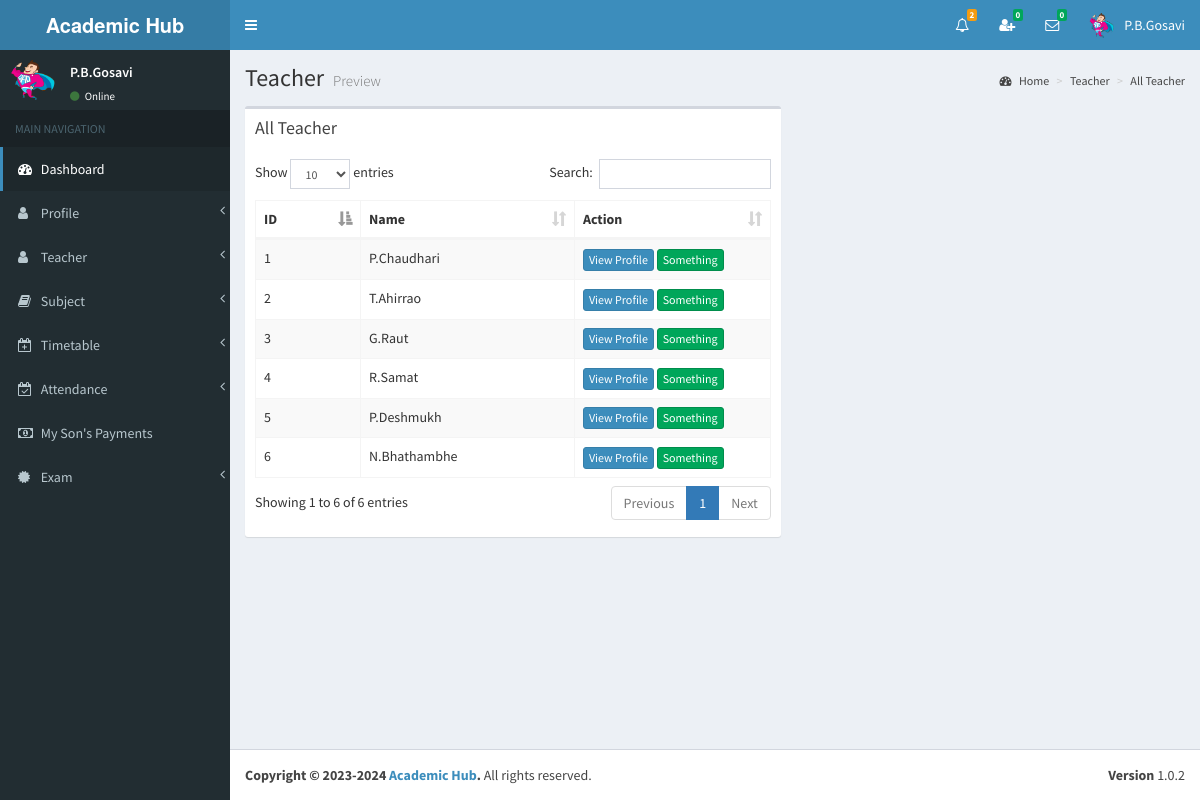
Screenshot of /view/all_teacher3.php (signed in) with the database file from the repository.
### tables this page shows
CREATE TABLE `parents` (
  `id` int(11) NOT NULL,
  `index_number` varchar(255) NOT NULL,
  `my_son_index` bigint(11) NOT NULL,
  `full_name` varchar(255) NOT NULL,
  `i_name` varchar(255) NOT NULL,
  `gender` varchar(255) NOT NULL,
  `address` varchar(255) NOT NULL,
  `phone` varchar(255) NOT NULL,
  `email` varchar(255) NOT NULL,
  `image_name` varchar(255) NOT NULL,
  `b_date` date NOT NULL,
  `reg_date` date NOT NULL,
  `reg_year` year(4) NOT NULL,
  `reg_month` varchar(255) NOT NULL,
  `_status` varchar(255) NOT NULL
);

CREATE TABLE `teacher` (
  `id` int(11) NOT NULL,
  `full_name` varchar(255) NOT NULL,
  `i_name` varchar(255) NOT NULL,
  `gender` varchar(255) NOT NULL,
  `address` varchar(255) NOT NULL,
  `phone` varchar(255) NOT NULL,
  `email` varchar(255) NOT NULL,
  `image_name` varchar(255) NOT NULL,
  `index_number` bigint(11) NOT NULL,
  `reg_date` date NOT NULL
);

### view/all_teacher3.php (the view, shortened to what this page needs)
<?php include_once('head.php'); ?>
<?php include_once('header_parents.php'); ?>
<?php include_once('sidebar3.php'); ?>
<div class="content-wrapper">
    <section class="content-header">
    	<h1>
        	Teacher
        	<small>Preview</small>
        </h1>
        <ol class="breadcrumb">
        	<li><a href="#"><i class="fa fa-dashboard"></i> Home</a></li>
            <li><a href="#">Teacher</a></li>
            <li><a href="#">All Teacher</a></li>
    	</ol>
	</section>
    <section class="content" >
        <div class="row" id="table1">
            <div class="col-md-7">
                <div class="box">
                    <div class="box-header">
                        <h3 class="box-title">All Teacher</h3>
                    </div>
                    <div class="box-body table-responsive">
                        <table id="example1" class="table table-bordered table-striped">
                            <thead>
                                <th class="col-md-1">ID</th>
                                <th class="col-md-2">Name</th>
                                <th class="col-md-2">Action</th>
                            </thead>
                            <tbody>
<?php
include_once('../controller/config.php');
$sql="SELECT * FROM teacher";
$result=mysqli_query($conn,$sql);
$count = 0;
if(mysqli_num_rows($result) > 0){
	while($row=mysqli_fetch_assoc($result)){
    	$count++;
?>
                                <tr>
                                    <td><?php echo $count; ?></td>
                                    <td id="td1_<?php echo $row['id']; ?>"><?php echo $row['i_name']; ?></td>
                                    <td>
<a href="#" onClick="showTeacher(this)" class="btn btn-primary btn-xs"  data-id="<?php echo $row["index_number"]; ?>">View Profile</a>
<a href="#" onClick="addSalary(this)" class="btn btn-success btn-xs"  data-id="<?php echo $row["index_number"]; ?>">Something</a>
                                    </td>
                                </tr>
<?php } } ?>
                            </tbody>
                        </table>
                	</div>
                </div>
            </div>
        </div>
    </section>
</div>
<?php include_once('footer.php');?>

### view/header_parents.php (shortened to what this page needs)
<body class="hold-transition skin-blue sidebar-mini" >
<div class="wrapper">
  <header class="main-header" >
    <a href="" class="logo">
      <span class="logo-lg"><strong>Academic Hub </strong></span>
    </a>
    <nav class="navbar navbar-static-top">
		<a href="#" class="sidebar-toggle" data-toggle="offcanvas" role="button">
       	</a>
		<div class="navbar-custom-menu">
			<ul class="nav navbar-nav">
              <li class="dropdown notifications-menu">
                <a href="#" class="dropdown-toggle" data-toggle="dropdown">
                  <i class="fa fa-bell-o"></i>
<?php
include_once('../controller/config.php');
$my_type=$_SESSION["type"];
$my_index=$_SESSION["index_number"];
if($my_type == 'Parents'){
	$sql1="SELECT COUNT(id) FROM notification_history WHERE user_type='Parents' AND index_number='$my_index' AND _isread='0'";
	$result1=mysqli_query($conn,$sql1);
	$row1=mysqli_fetch_assoc($result1);
	$notfi_count=$row1['COUNT(id)'];
?>
                  <span class="label label-warning"><?php echo $notfi_count; ?></span>
                </a>
              </li>
<?php }  ?>
<?php
include_once('../controller/config.php');
$my_index=$_SESSION["index_number"];
$my_type=$_SESSION["type"];
$sql="SELECT count(id)
      FROM my_friends
      WHERE my_index='$my_index' AND _status='Pending' AND _isread='0'";
$result=mysqli_query($conn,$sql);
$row=mysqli_fetch_assoc($result);
$unread_count=$row['count(id)'];
?>
              <li class="dropdown messages-menu"  id="friend_request">
              	<a href="#" class="dropdown-toggle" data-toggle="dropdown" onClick="showFriendRequest('<?php echo $my_index; ?>','<?php echo $my_type; ?>')">
                  <i class="fa fa-user-plus"></i>
                  <span class="label label-success"><?php echo $unread_count; ?></span>
                </a>
              </li>
<?php
include_once('../controller/config.php');
$my_index=$_SESSION["index_number"];
$unread_msg_count=0;
$sql="SELECT * FROM my_friends WHERE my_index='$my_index'";
$result=mysqli_query($conn,$sql);
while($row=mysqli_fetch_assoc($result)){
	$friend_index=$row['friend_index'];
	$sql1="SELECT count(id)
		  FROM online_chat
		  WHERE user_index='$friend_index' AND _isread='0'";
	$result1=mysqli_query($conn,$sql1);
	$row1=mysqli_fetch_assoc($result1);
	$unread_msg_count+=$row1['count(id)'];
}
?>
              <li class="dropdown messages-menu" id="unread_msg">
                <a href="#" class="dropdown-toggle" data-toggle="dropdown" >
                  <i class="fa fa-envelope-o"></i>
                  <span class="label label-success"><?php echo $unread_msg_count; ?></span>
                </a>
<?php
include_once('../controller/config.php');
$index=$_SESSION["index_number"];
$type=$_SESSION["type"];
$time='';
$file_path='';
	$sql="SELECT
           DISTINCT conversation_id,friend_index
           FROM
              my_friends
           WHERE
              	my_index='$index'
           ORDER BY
              conversation_id";
	$result=mysqli_query($conn,$sql);
	while($row=mysqli_fetch_assoc($result)){
		$conversation_id=$row['conversation_id'];
		$friend_index=$row['friend_index'];
		$sql3="SELECT * FROM my_friends WHERE conversation_id='$conversation_id' and friend_index='$friend_index'";
		$result3=mysqli_query($conn,$sql3);
		$row3=mysqli_fetch_assoc($result3);
		$friend_type=$row3['friend_type'];
		if($friend_type == "Admin"){
			$sql1="SELECT * FROM admin WHERE index_number='$friend_index'";
			$result1=mysqli_query($conn,$sql1);
			$row1=mysqli_fetch_assoc($result1);
			$friend_name=$row1['i_name'];
			$friend_image=$row1['image_name'];
		}
		if($friend_type == "Teacher"){
			$sql1="SELECT * FROM teacher WHERE index_number='$friend_index'";
			$result1=mysqli_query($conn,$sql1);
			$row1=mysqli_fetch_assoc($result1);
			$friend_name=$row1['i_name'];
			$friend_image=$row1['image_name'];
		}
		if($friend_type == "Student"){
			$sql1="SELECT * FROM student WHERE index_number='$friend_index'";
			$result1=mysqli_query($conn,$sql1);
			$row1=mysqli_fetch_assoc($result1);
			$friend_name=$row1['i_name'];
			$friend_image=$row1['image_name'];
		}
		$sql2="SELECT * FROM online_chat WHERE conversation_id='$conversation_id' ORDER BY id DESC LIMIT 1";
		$result2=mysqli_query($conn,$sql2);
		while($row2=mysqli_fetch_assoc($result2)){
			$last_msg=$row2['msg'];
			$msg_time=$row2['time'];
			$datetime1 = new DateTime($msg_time);
			$datetime2 = new DateTime();
			$interval = $datetime1->diff($datetime2);
			$year = $interval->format('%y y ');
			$month = $interval->format('%m m ');
			$days = $interval->format('%a d');
			$hours = $interval->format('%h h');
			$minutes = $interval->format('%i mins');
			$seconds = $interval->format('%s sec');
			if($year>0){
				$time=$year;
			}else if($month>0){
				$time=$month;
			}else if($days>0){
				$time=$days;
			}else if($hours>0){
				$time=$hours;
			}else if($minutes>0){
				$time=$minutes;
			}else{
				$time=$seconds;
			}
			if($type=="Admin"){
				$file_path="my_friends.php?do=showChatBox&my_index=$index&conversation_id=$conversation_id&friend_index=$friend_index&my_type=$type";
			}
			if($type=="Teacher"){
				$file_path="my_friends2.php?do=showChatBox&my_index=$index&conversation_id=$conversation_id&friend_index=$friend_index&my_type=$type";
			}
			if($type=="Student"){
				$file_path="my_friends1.php?do=showChatBox&my_index=$index&conversation_id=$conversation_id&friend_index=$friend_index&my_type=$type";
			}
?>
                      <li>
                        <a href="<?php echo $file_path; ?>" onClick="msgRead('<?php echo $index; ?>','<?php echo $conversation_id; ?>','<?php echo $friend_index; ?>','<?php echo $type; ?>')">
                          <div class="pull-left">
                            <img src="../<?php echo $friend_image; ?>" class="img-circle" alt="User Image">
                          </div>
                          <h4>
                            <?php echo $friend_name; ?>
                            <small><i class="fa fa-clock-o"></i> <?php echo $time; ?></small>
                          </h4>
                          <p><?php echo $last_msg; ?></p>
                        </a>
                      </li>
 <?php } } ?>
              </li>
<?php
include_once('../controller/config.php');
if($type=="Parents"){
	$sql="SELECT * FROM parents WHERE index_number='$index'";
	$result=mysqli_query($conn,$sql);
	$row=mysqli_fetch_assoc($result);
}
?>
            	<li class="dropdown user user-menu">
                    <a href="#" class="dropdown-toggle" data-toggle="dropdown">
                      <img src="../<?php echo $row['image_name']; ?>" class="user-image" alt="User Image">
                      <span class="hidden-xs"><?php echo $row['i_name']; ?></span>
                    </a>
              </li>
            </ul>
        </div>
	</nav>
  </header>

### view/sidebar3.php (shortened to what this page needs)
  <aside class="main-sidebar">
    <section class="sidebar">
<?php
include_once('../controller/config.php');
$index=$_SESSION["index_number"];
$sql="SELECT * FROM parents WHERE index_number='$index'";
$result=mysqli_query($conn,$sql);
$row=mysqli_fetch_assoc($result);
$name=$row['i_name'];
$image=$row['image_name'];
?>
      <div class="user-panel">
      	<div class="pull-left image">
        	<img src="../<?php echo $image; ?>" class="img-circle" alt="User Image">
        </div>
        <div class="pull-left info">
        	<p><?php echo $name; ?></p>
            <a href="#"><i class="fa fa-circle text-success"></i> Online</a>
        </div>
      </div>
      <ul class="sidebar-menu">
        <li class="header">MAIN NAVIGATION</li>
        <li class="active treeview">
          <a href="dashboard3.php">
            <i class="fa fa-dashboard"></i> <span>Dashboard</span>
          </a>
        </li>
        <li class="treeview">
          <a href="#">
            <i class="fa fa-user"></i>
            <span>Profile</span>
            <span class="pull-right-container">
              <i class="fa fa-angle-left pull-right"></i>
            </span>
          </a>
        </li>
        <li class="treeview">
          <a href="#">
            <i class="fa fa-user"></i>
            <span>Teacher</span>
            <span class="pull-right-container">
              <i class="fa fa-angle-left pull-right"></i>
            </span>
          </a>
        </li>
        <li class="treeview">
          <a href="#">
            <i class="fa fa-book"></i>
            <span>Subject</span>
            <span class="pull-right-container">
              <i class="fa fa-angle-left pull-right"></i>
            </span>
          </a>
        </li>
         <li class="treeview">
          <a href="#">
            <i class="fa fa-calendar-plus-o"></i>
            <span>Timetable</span>
            <span class="pull-right-container">
              <i class="fa fa-angle-left pull-right"></i>
            </span>
          </a>
        </li>
         <li class="treeview">
          <a href="#">
            <i class="fa fa-calendar-check-o"></i>
            <span>Attendance</span>
            <span class="pull-right-container">
              <i class="fa fa-angle-left pull-right"></i>
            </span>
          </a>
        </li>
         <li>
          <a href="my_sons_payments.php">
            <i class="fa fa-money"></i> <span>My Son's Payments</span>
          </a>
        </li>
        <li class="treeview">
          <a href="#">
            <i class="fa fa-certificate"></i>
            <span>Exam</span>
            <span class="pull-right-container">
              <i class="fa fa-angle-left pull-right"></i>
            </span>
          </a>
        </li>
      </ul>
    </section>
  </aside>

### rows the page displays
parents: image_name (picture), i_name "P.B.Gosavi"
teacher: i_name "P.Chaudhari"
teacher: i_name "T.Ahirrao"
teacher: i_name "G.Raut"
teacher: i_name "R.Samat"
teacher: i_name "P.Deshmukh"
teacher: i_name "N.Bhathambhe"

### other values shown
$notfi_count "2"
$unread_count "0"
$unread_msg_count "0"
